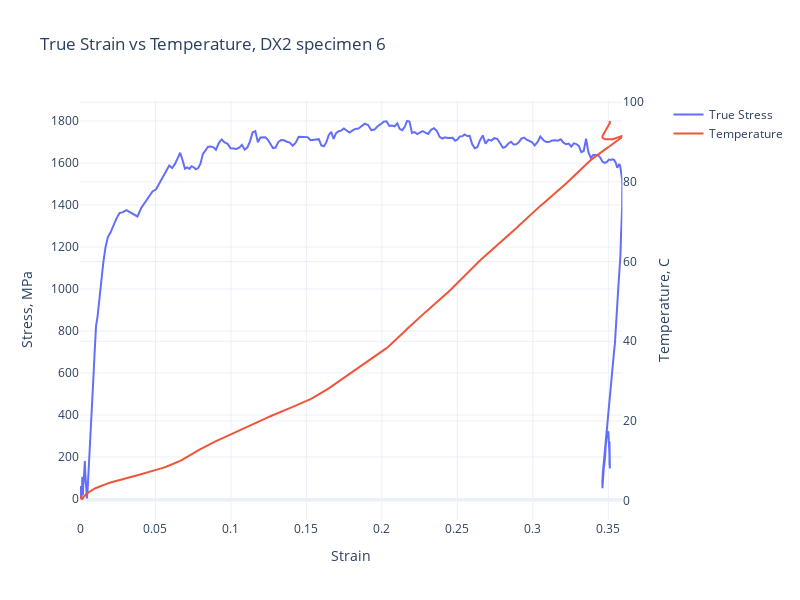

The cell this chart's notebook holds for it:
### Code cell
fig2 = make_subplots(specs=[[{"secondary_y": True}]])
fig2.update_layout(template = 'plotly_white', width=800, height=600,
                  title = f'True Strain vs Temperature, {material} specimen {specimen}')
fig2.add_trace(go.Scatter(x = mech_data.true_strain, 
                            y = mech_data.true_stress,
                            name = 'True Stress'),
                            secondary_y=False)
fig2.add_trace(go.Scatter(x = mech_data.true_strain, 
                            y = temperature.value, 
                            name = 'Temperature'),
                            secondary_y=True)

fig2.update_xaxes(title_text="Strain")

fig2.update_yaxes(title_text="Stress, MPa", secondary_y=False)
fig2.update_yaxes(title_text="Temperature, C", secondary_y=True)

fig2
fig2.show()

### Figure 1 — Plotly figure (JSON) as saved in the notebook; plotly's stock layout.template omitted (floating-point values rounded to 4 significant figures; data arrays with more than 128 entries replaced by an {"elided": "..."} marker saying what was removed)
{"data": [{"name": "True Stress", "type": "scatter", "x": {"elided": "376 float values"}, "xaxis": "x", "y": {"elided": "376 float values"}, "yaxis": "y"}, {"name": "Temperature", "type": "scatter", "x": {"elided": "376 float values"}, "xaxis": "x", "y": {"elided": "376 float values"}, "yaxis": "y2"}], "layout": {"height": 600, "title": {"text": "True Strain vs Temperature, DX2 specimen 6"}, "width": 800, "xaxis": {"anchor": "y", "domain": [0, 0.94], "title": {"text": "Strain"}}, "yaxis": {"anchor": "x", "domain": [0, 1], "title": {"text": "Stress, MPa"}}, "yaxis2": {"anchor": "x", "overlaying": "y", "side": "right", "title": {"text": "Temperature, C"}}}}
